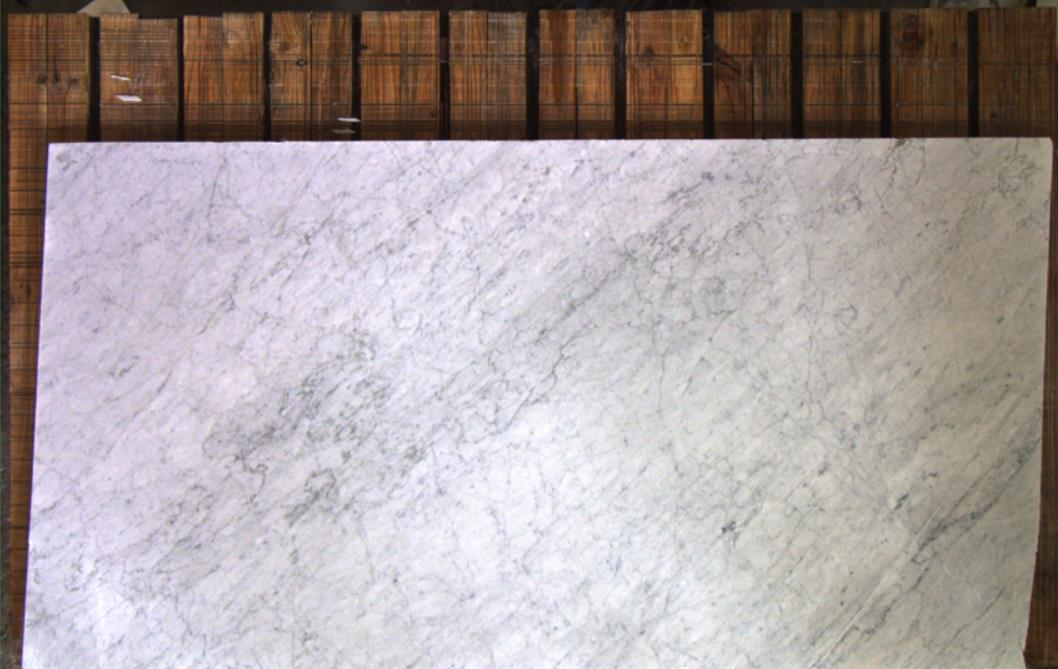
//> input picture opencvTest1/opencvTest1/111.jpg, 1058 x 669 px
$ ./main   (built with g++ and OpenCV 4)
//> lines starting //> are read from the running program, lines starting //| are printed output that depends on the picture; after the words box and inside, x2 and y2 are one past the last pixel; in counts of white or black regions, pixels touching at a corner belong together
#include "opencv2/imgproc/imgproc.hpp"
#include "opencv2/highgui/highgui.hpp"
#include <stdlib.h>
#include <stdio.h>
#include <iostream>
#include <cmath>

using namespace cv;

int xLeft=0X7FFFFFFF;
int xRight=0;
int yUp=0X7FFFFFFF;
int yDown=0;

//大板轮廓
std::vector<cv::Point> DaBancontours;

std::vector<cv::Point> findBiggestContour(cv::Mat binary_image)
{
	//放多个轮廓，每个轮廓点的集合
	std::vector<std::vector<cv::Point>> contours;

	//hierarchy层次
	std::vector<cv::Vec4i> hierarchy;

	//面积最大变量
	int largest_area = 0;

	//面积最大的轮廓的下标
	int largest_contour_index = 0;

	//使用findContours函数找到轮廓
	cv::findContours(binary_image, contours, hierarchy, CV_RETR_CCOMP, CV_CHAIN_APPROX_SIMPLE);

	//
	for (int i = 0; i < contours.size(); i++) // iterate through each contour.
	{
		double a = contourArea(contours[i], false);  //  Find the area of contour
		if (a > largest_area){
			largest_area = a;
			largest_contour_index = i;                //Store the index of largest contour
		}
	}

	std::cout<<contours[largest_contour_index].size()<<std::endl;

	int sizeIndex=contours[largest_contour_index].size()-1;


	for(int i=0;i<contours[largest_contour_index].size();i++){
		if(contours[largest_contour_index][i].x<xLeft){
			xLeft=contours[largest_contour_index][i].x;
		}
		if(contours[largest_contour_index][i].x>xRight){
			xRight=contours[largest_contour_index][i].x;
		}
		if(contours[largest_contour_index][i].y<yUp){
			yUp=contours[largest_contour_index][i].y;
		}
		if(contours[largest_contour_index][i].y>yDown){
			yDown=contours[largest_contour_index][i].y;
		}
	}

	// [4 lines of commented-out code are left out]

	DaBancontours=contours[largest_contour_index];

	return contours[largest_contour_index];
}

bool isInPolygon(Point point, std::vector<cv::Point> points, int n);

int main(){
	cv::Mat src = cv::imread("111.jpg", 1);
//> src is the input picture: 669 rows x 1058 cols, CV_8UC3; mean B, G, R 160.6, 160.6, 170.5
	cv::Mat result = src.clone();
	cv::Mat gray;
	cv::Mat edge;

	/*
	cvCvtColor是Opencv里的颜色空间转换函数，
	可以实现RGB颜色向HSV，HSI等颜色空间的转换，
	也可以转换为灰度图像，参数CV_RGB2GRAY是RGB到gray。
	*/
	cv::cvtColor(src, gray, CV_BGR2GRAY);
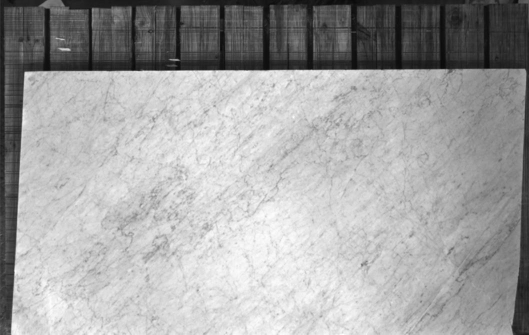
//> gray: 669 rows x 1058 cols, CV_8UC1 (shown at 1/2 size); min 9, max 255, mean 163.6

	cv::Mat binary;

	/*
	图像的二值化就是将图像上的像素点的灰度值设置为0或255，
	这样将使整个图像呈现出明显的黑白效果。
	在数字图像处理中，二值图像占有非常重要的地位，
	图像的二值化使图像中数据量大为减少，
	从而能凸显出目标的轮廓。
	OpenCV中提供了函数cv::threshold();
	*/
	blur( gray, edge, Size(3,3) );
	cv::threshold(edge, binary, 100, 255, cv::THRESH_BINARY);
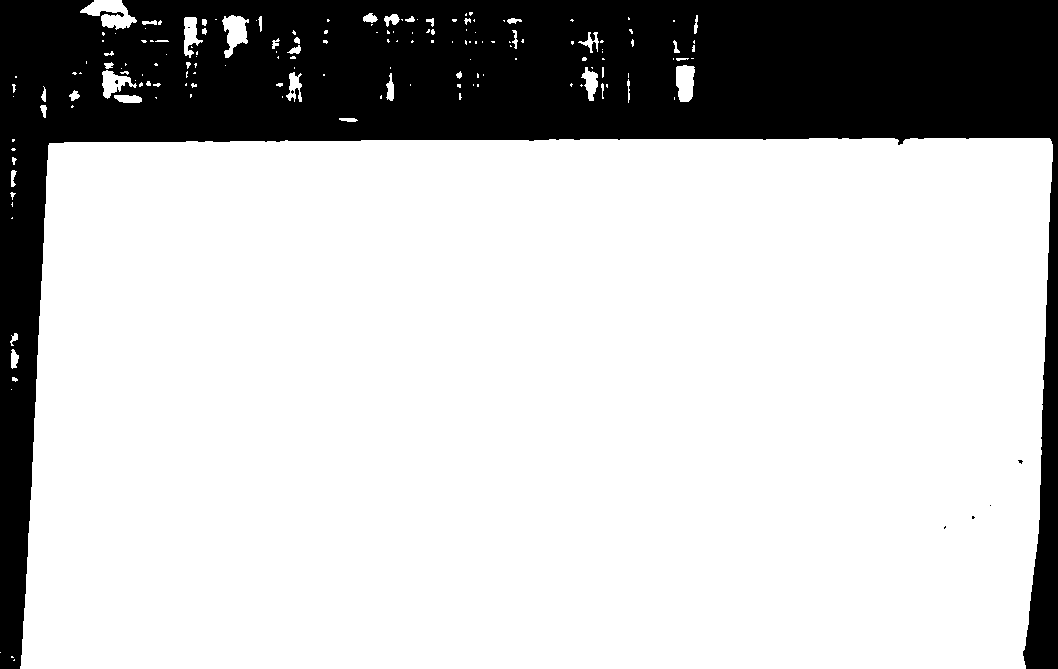
//> binary: 669 rows x 1058 cols, CV_8UC1; 76.2% white; 8 black regions (7 under 20 px)
	//cv::imshow("binary", binary);

	std::vector< std::vector< cv::Point> > contours;
	std::vector< cv::Point>  biggest_contour;
	std::vector< std::vector< cv::Point> > temp_contours;
	cv::findContours(
		binary,
		contours,
		cv::noArray(),
		cv::RETR_LIST,
		cv::CHAIN_APPROX_SIMPLE
		);
//> contours = 170 contours, 136 with area under 20; largest, box (x1, y1, x2, y2) and area: (20, 138, 1053, 669) 531144, (80, 0, 137, 30) 815, (222, 15, 249, 58) 602, (676, 65, 695, 102) 537, (102, 70, 137, 99) 428
	biggest_contour = findBiggestContour(binary);
//> the loop in findBiggestContour, `for (int i = 0; i < contours.size(); i++)` made 170 passes
//> (a, largest_area) on passes 6, 15: (90.5, 90), (531144.5, 531144)
//> after the loop in findBiggestContour, `for (int i = 0; i < contours.size(); i++)`: largest_area = 531144; largest_contour_index = 14
//| 228
//> in findBiggestContour, `int sizeIndex=contours[largest_contour_index].size()-1;`: sizeIndex = 227
//> the loop in findBiggestContour, `for(int i=0;i<contours[largest_contour_index].size();i++)` made 228 passes
//> (xLeft, xRight, yUp, yDown) on pass 1: (809, 809, 138, 138)
//> after the loop in findBiggestContour, `for(int i=0;i<contours[largest_contour_index].size();i++)`: xLeft = 20; xRight = 1052; yUp = 138; yDown = 668
//> in findBiggestContour, `DaBancontours=contours[largest_contour_index];`: DaBancontours = contour of 228 points, box (x1, y1, x2, y2) (20, 138, 1053, 669), area 531144
//> biggest_contour has the same summary as DaBancontours in findBiggestContour
	temp_contours.push_back(biggest_contour);
//> temp_contours = 1 contour; box (x1, y1, x2, y2) and area: (20, 138, 1053, 669) 531144

	//cv::drawContours(result, contours, -1, cv::Scalar(0, 255, 0),1);
	cv::drawContours(result, temp_contours, 0, cv::Scalar(0, 0, 255),3);
	//cv::drawContours(gray, contours, -1, cv::Scalar(0, 255, 0),1);
	//cv::drawContours(gray, temp_contours, 0, cv::Scalar(0, 0, 255),1);

	//绘制直线
	cv::Point Point1(xLeft,yUp),Point2(xRight,yUp),Point3(xRight,yDown),Point4(xLeft,yDown);
//> Point1 = Point(20, 138); Point2 = Point(1052, 138); Point3 = Point(1052, 668); Point4 = Point(20, 668)
	cv::Point center((xLeft+xRight)/2,(yUp+yDown)/2);
//> center = Point(536, 403)
	// [4 lines of commented-out code are left out]

	cv::Rect rect1(xLeft+28,yUp+10,150,200);
//> rect1 = Rect(48, 148, 150, 200)
	cv::Rect rect2(xLeft+28+150,yUp+10,150,300);
//> rect2 = Rect(198, 148, 150, 300)
	cv::Rect rect3(xLeft+28,yUp+10+200,50,300);
//> rect3 = Rect(48, 348, 50, 300)
	cv::Rect rect4(xLeft+28+50,yUp+10+200,50,310);
//> rect4 = Rect(98, 348, 50, 310)

	cv::rectangle(result,rect1,cv::Scalar(255,0,0),3,8,0);
	cv::rectangle(result,rect2,cv::Scalar(255,0,0),3,8,0);
	cv::rectangle(result,rect3,cv::Scalar(255,0,0),3,8,0);
	cv::rectangle(result,rect4,cv::Scalar(255,0,0),3,8,0);
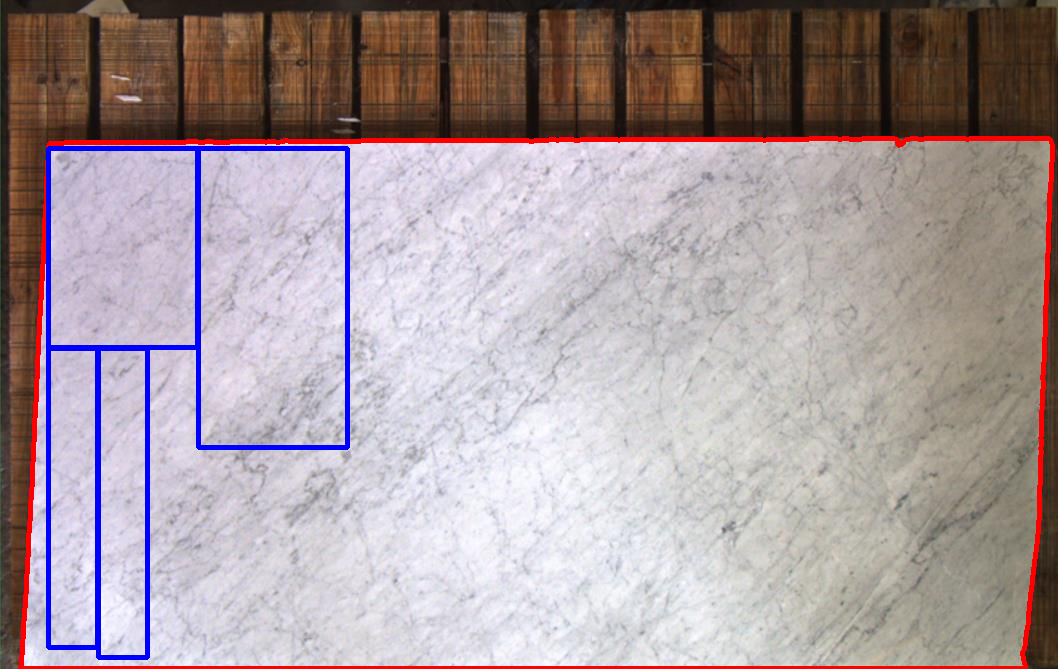
//> result: 669 rows x 1058 cols, CV_8UC3; mean B, G, R 158.6, 154.5, 168.7

	cv::circle(result,center,1,cv::Scalar(0,0,255),3,8,0);
//> result: 669 rows x 1058 cols, CV_8UC3; 25 pixels changed, all inside (x1, y1, x2, y2) = (533, 400, 540, 407)

	std::cout<<DaBancontours<<std::endl;
//| [809, 138;
//|  808, 139;
//|  766, 139;
//|  765, 140;
//> (the first 4 of 140 printed lines)


	// [4 lines of commented-out code are left out]
	cv::imshow("result", result);
	cv::waitKey(0);

	return 0;
}

//判断点是否在曲线内（验证成功）
// [24 lines left out: function isInPolygon, not called in this run]

$ run again, with opencvTest1/opencvTest1/444.jpg copied over opencvTest1/opencvTest1/111.jpg
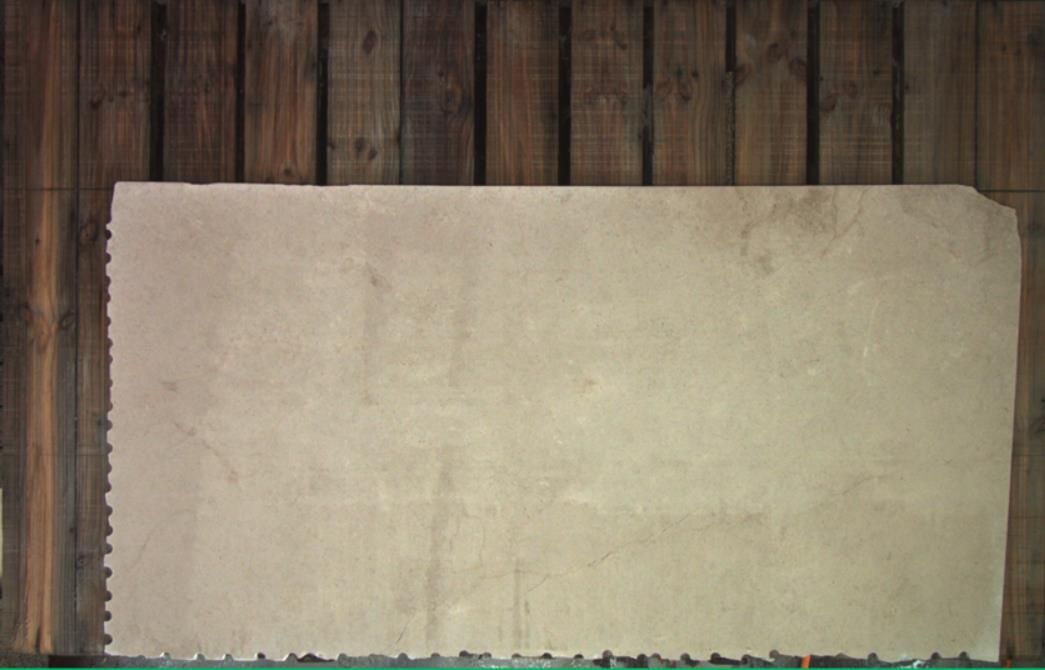
//> input picture opencvTest1/opencvTest1/444.jpg, 1045 x 670 px
//> src is the input picture: 670 rows x 1045 cols, CV_8UC3; mean B, G, R 107.7, 127, 138.1
//> `cv::threshold(edge, binary, 100, 255, cv::THRESH_BINARY);`:
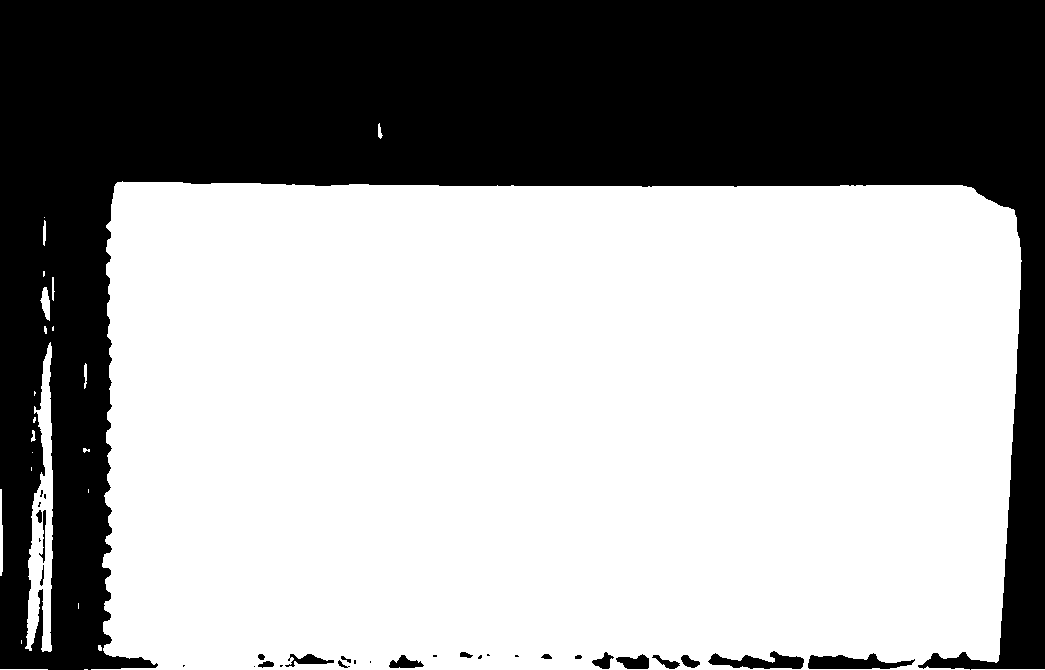
//> binary: 670 rows x 1045 cols, CV_8UC1; 62.5% white; 32 black regions (13 under 20 px)
//> `cv::findContours( binary, contours, cv::noArray(), cv::RETR_LIST, cv::..`: contours = 58 contours, 30 with area under 20; largest, box (x1, y1, x2, y2) and area: (91, 181, 1022, 670) 434646, (25, 342, 53, 652) 4216, (807, 652, 916, 670) 1149, (707, 650, 805, 670) 1048, (615, 653, 650, 670) 377
//> the loop in findBiggestContour, `for (int i = 0; i < contours.size(); i++)` made 58 passes
//> (a, largest_area) on passes 8, 16, 31: (133, 133), (4216, 4216), (434646.5, 434646)
//> after the loop in findBiggestContour, `for (int i = 0; i < contours.size(); i++)`: largest_area = 434646; largest_contour_index = 30
//| 475
//> sizeIndex = 474
//> the loop in findBiggestContour, `for(int i=0;i<contours[largest_contour_index].size();i++)` made 475 passes
//> (xLeft, xRight, yUp, yDown) on pass 1: (122, 122, 181, 181)
//> after the loop in findBiggestContour, `for(int i=0;i<contours[largest_contour_index].size();i++)`: xLeft = 91; xRight = 1021; yUp = 181; yDown = 669
//> DaBancontours = contour of 475 points, box (x1, y1, x2, y2) (91, 181, 1022, 670), area 434646
//> biggest_contour has the same summary as DaBancontours in findBiggestContour
//> temp_contours = 1 contour; box (x1, y1, x2, y2) and area: (91, 181, 1022, 670) 434646
//> Point1 = Point(91, 181); Point2 = Point(1021, 181); Point3 = Point(1021, 669); Point4 = Point(91, 669)
//> center = Point(556, 425)
//> rect1 = Rect(119, 191, 150, 200)
//> rect2 = Rect(269, 191, 150, 300)
//> rect3 = Rect(119, 391, 50, 300)
//> rect4 = Rect(169, 391, 50, 310)
//> `cv::rectangle(result,rect4,cv::Scalar(255,0,0),3,8,0);`:
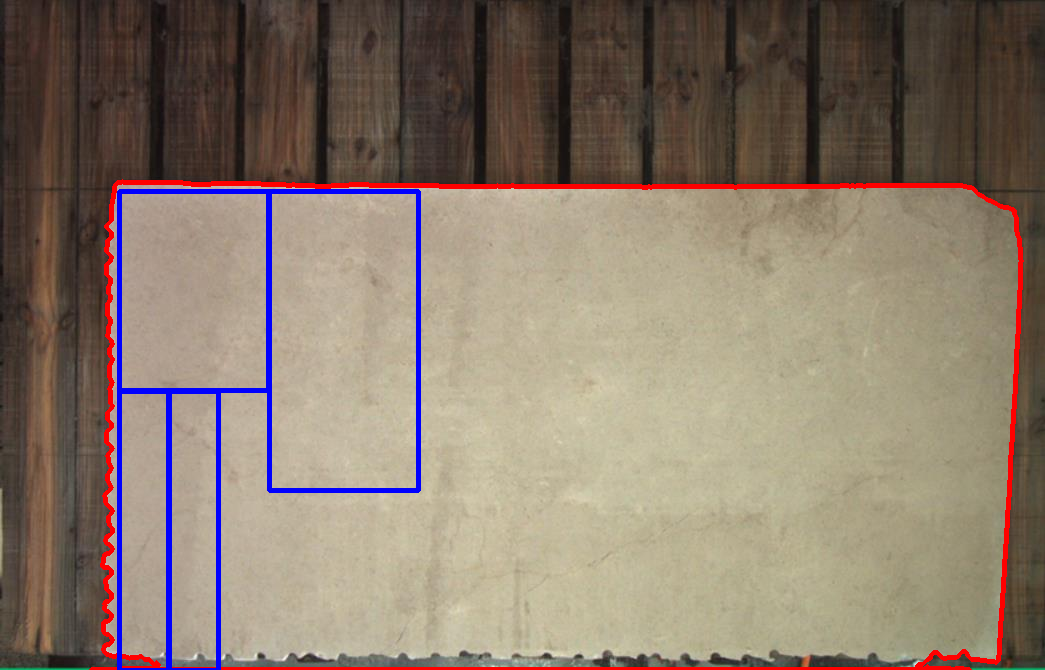
//> result: 670 rows x 1045 cols, CV_8UC3; mean B, G, R 107.7, 122, 137.7
//| [122, 181;
//|  121, 182;
//|  117, 182;
//|  115, 184;
//> (the first 4 of 137 printed lines)

$ run again, with opencvTest1/opencvTest1/666.jpg copied over opencvTest1/opencvTest1/111.jpg
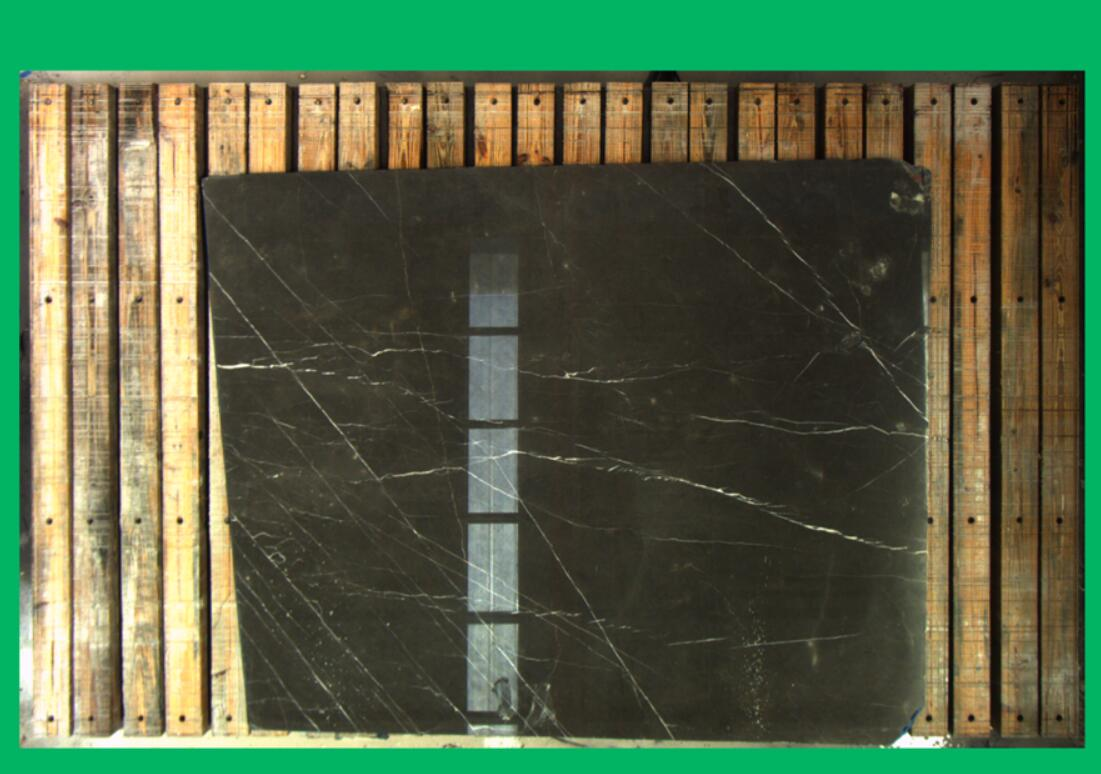
//> input picture opencvTest1/opencvTest1/666.jpg, 1101 x 774 px
//> src is the input picture: 774 rows x 1101 cols, CV_8UC3; mean B, G, R 71.3, 102.9, 83.5
//> `cv::threshold(edge, binary, 100, 255, cv::THRESH_BINARY);`:
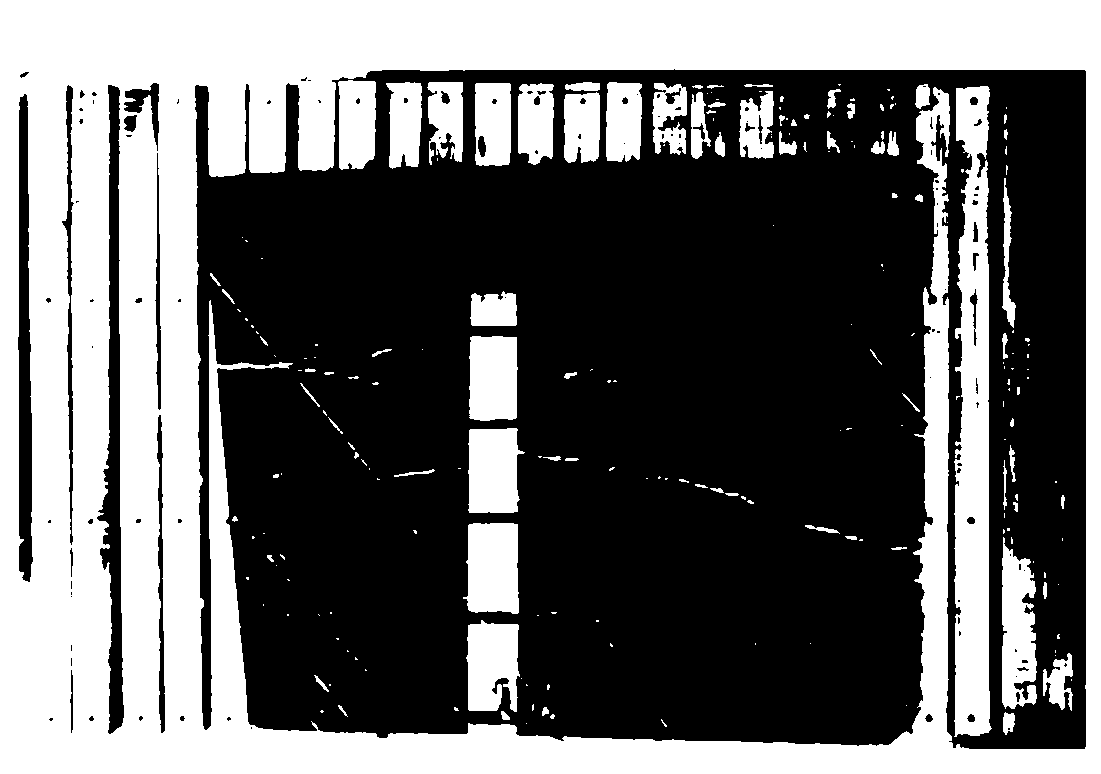
//> binary: 774 rows x 1101 cols, CV_8UC1; 40.7% white; 213 white regions (131 under 20 px)
//> `cv::findContours( binary, contours, cv::noArray(), cv::RETR_LIST, cv::..`: contours = 327 contours, 218 with area under 20; largest, box (x1, y1, x2, y2) and area: (0, 0, 1101, 774) 850300, (194, 68, 1087, 750) 560408, (954, 86, 992, 737) 18606, (96, 84, 125, 735) 8214, (17, 93, 34, 583) 5770
//> the loop in findBiggestContour, `for (int i = 0; i < contours.size(); i++)` made 327 passes
//> (a, largest_area) on passes 4, 22, 32, 52, 68, 218, 272: (182.5, 182), (833, 833), (3838.5, 3838), (4299.5, 4299), (4333.5, 4333), (18606, 18606), (850300, 850300)
//> after the loop in findBiggestContour, `for (int i = 0; i < contours.size(); i++)`: largest_area = 850300; largest_contour_index = 271
//| 4
//> sizeIndex = 3
//> the loop in findBiggestContour, `for(int i=0;i<contours[largest_contour_index].size();i++)` made 4 passes
//> (xLeft, yUp) on pass 1: (0, 0)
//> after the loop in findBiggestContour, `for(int i=0;i<contours[largest_contour_index].size();i++)`: xLeft = 0; xRight = 1100; yUp = 0; yDown = 773
//> DaBancontours = 4 Points (x, y): [0, 0], [0, 773], [1100, 773], [1100, 0]
//> biggest_contour has the same summary as DaBancontours in findBiggestContour
//> temp_contours = 1 contour; box (x1, y1, x2, y2) and area: (0, 0, 1101, 774) 850300
//> Point1 = Point(0, 0); Point2 = Point(1100, 0); Point3 = Point(1100, 773); Point4 = Point(0, 773)
//> center = Point(550, 386)
//> rect1 = Rect(28, 10, 150, 200)
//> rect2 = Rect(178, 10, 150, 300)
//> rect3 = Rect(28, 210, 50, 300)
//> rect4 = Rect(78, 210, 50, 310)
//> `cv::rectangle(result,rect4,cv::Scalar(255,0,0),3,8,0);`:
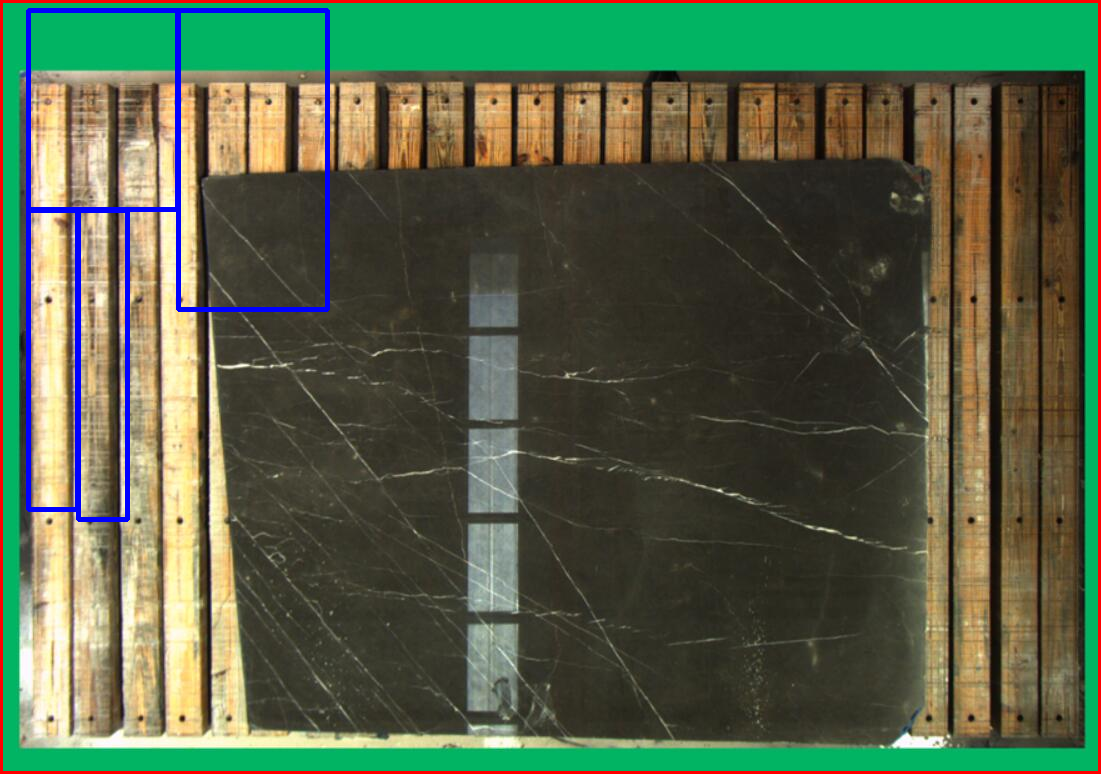
//> result: 774 rows x 1101 cols, CV_8UC3; mean B, G, R 72.1, 98.2, 84.9
//| [0, 0;
//|  0, 773;
//|  1100, 773;
//|  1100, 0]
